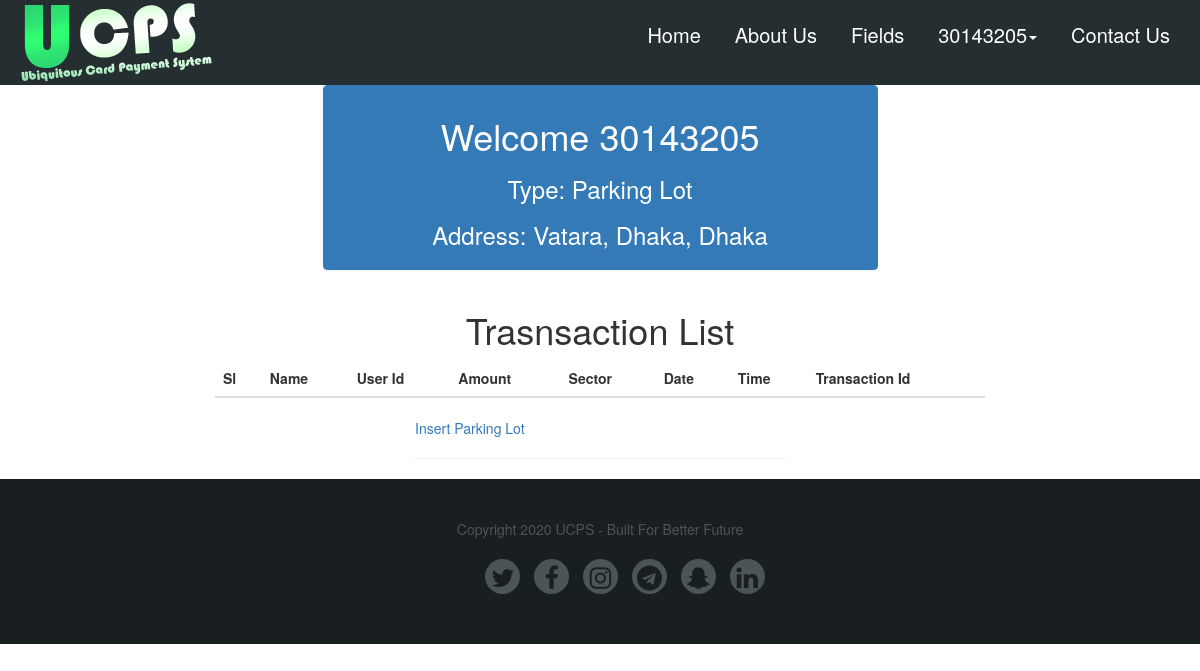
/Webpage/vendor_profile.php (signed in), run on the app's committed database.
### tables this page shows
CREATE TABLE `vendors` (
  `id` int(10) NOT NULL,
  `Field` varchar(20) NOT NULL,
  `Thana` varchar(20) NOT NULL,
  `District` varchar(50) NOT NULL,
  `Division` varchar(50) NOT NULL,
  `username` int(10) NOT NULL,
  `password` varchar(50) NOT NULL
);

### Webpage/vendor_profile.php (the view, shortened to what this page needs)
<?php
include 'connection.php';
$name = $_SESSION["username"];
$resultu = "SELECT * FROM vendors U where U.username = '".$name."' ";
$resultu = mysqli_query($conn, $resultu);
$wid = substr($name,-3);
?>
<!DOCTYPE html>
<html lang="en">
<head>
    <link rel="stylesheet" href="https://maxcdn.bootstrapcdn.com/bootstrap/3.3.7/css/bootstrap.min.css">
    <link href="https://maxcdn.bootstrapcdn.com/font-awesome/4.7.0/css/font-awesome.min.css" rel="stylesheet">
    <link rel="stylesheet" href="css/profilePageStyle.css">
</head>
<body>
    <?php include 'Header.php'; ?>
    <?php  $resu = mysqli_fetch_array($resultu); ?>
    <div class="container" id="top">
        <div class="row">
            <div class="col-xs-12 col-sm-3 col-md-3 col-lg-3"></div>
            <div class="col-xs-12 col-sm-6 col-md-6 col-lg-6">
                <div class="panel panel-primary">
                    <div class="panel-heading">
                        <center>
                            <h1>Welcome <?php echo $resu['username'];?>
                            </h1>
                            <h3>Type: <?php echo $resu['Field'];?></h3>
                            <h3>Address: <?php echo $resu['Thana'];?>, <?php echo $resu['District'];?>, <?php echo $resu['Division'];?></h3>
                        </center>
                    </div>
                </div>
            </div>
            <div class="col-xs-12 col-sm-3 col-md-3 col-lg-3"></div>
        </div>
    </div>
    <div class="container-fluid" id="tab">
        <div class="row">
            <div class="col-md-2"></div>
            <div class="col-md-8">
                <h1>Trasnsaction List</h1>
                <table class="table table-hover">
                    <thead>
                        <tr>
                            <th>Sl</th>
                            <th>Name</th>
                            <th>User Id</th>
                            <th>Amount</th>
                            <th>Sector</th>
                            <th>Date</th>
                            <th>Time</th>
                            <th>Transaction Id</th>
                        </tr>
                    </thead>
                </table>
            </div>
            <div class="col-md-2"></div>
        </div>
    </div>
    <div class="container-fluid" id="top">
        <div class="row">
            <div class="col-xs-12 col-sm-3 col-md-3 col-lg-4"></div>
            <div class="col-xs-12 col-sm-6 col-md-6 col-lg-4">
                <?php
                        if($wid>=1 && $wid<200){?> <a href="insert_card-recharge.php">Insert Card Recharge</a>
                <?php    }
                        else if($wid>=200 && $wid<400){
                            ?> <a href="insert_parking-lot.php">Insert Parking Lot</a>
                <?php   }
                        ?>
                <hr>
            </div>
            <div class="col-xs-12 col-sm-3 col-md-3 col-lg-4"></div>
        </div>
    </div>
    <?php include 'Footer.php'; ?>
</body>
</html>

### Webpage/css/profilePageStyle.css (style rules this page uses)
body { position: relative; }
body h1 { text-align: center; }
* { box-sizing: border-box }

### data on the page
vendors: username "30143205", Field "Parking Lot", Thana "Vatara", District "Dhaka", Division "Dhaka"

### other printed values
$_SESSION["username"] "30143205"
